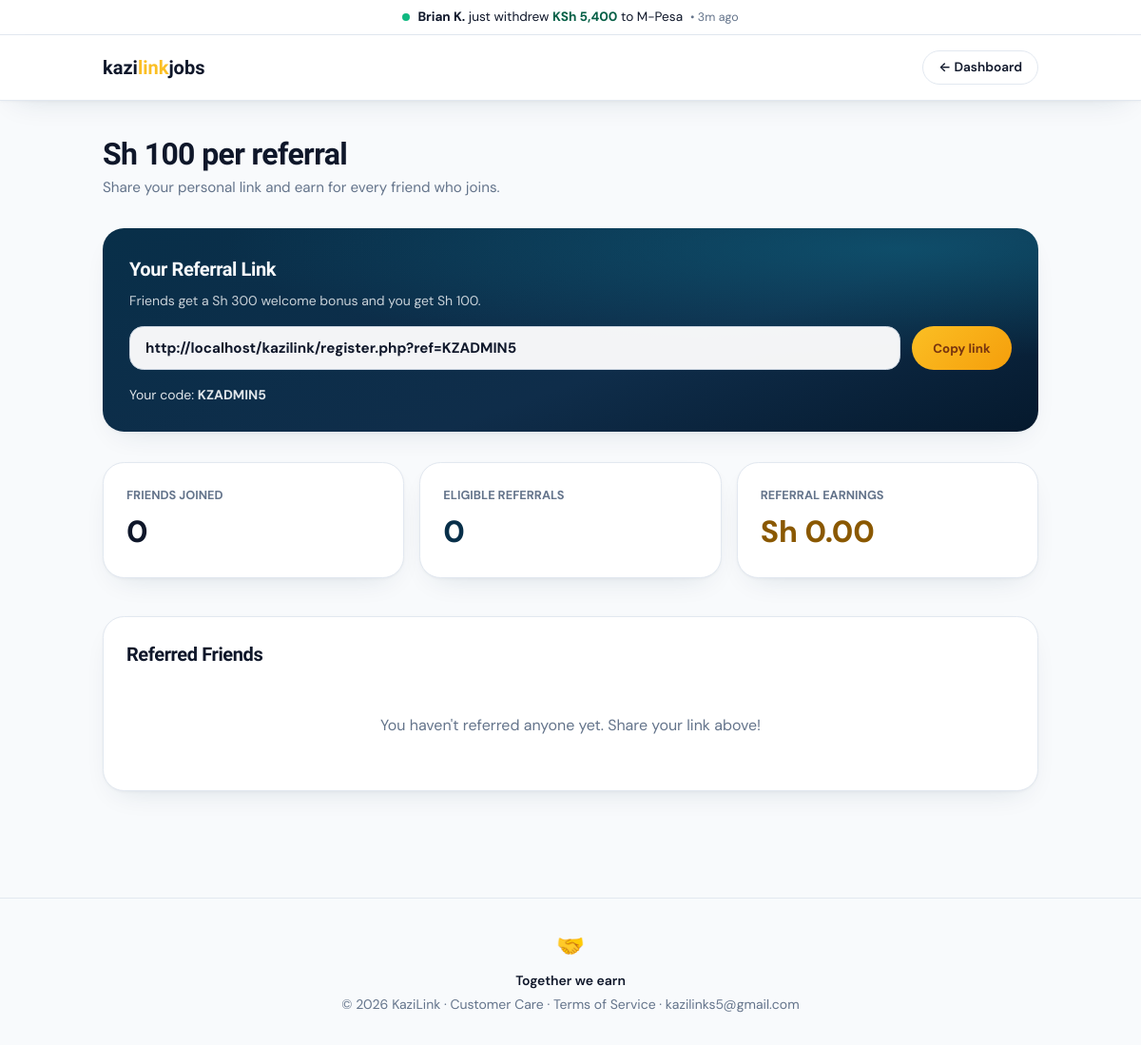
Page /referrals.php (signed in) on the committed database.
### tables this page shows
CREATE TABLE `users` (
  `id` INT UNSIGNED AUTO_INCREMENT PRIMARY KEY,
  `name` VARCHAR(100) NULL,
  `email` VARCHAR(191) NOT NULL UNIQUE,
  `phone` VARCHAR(30) NOT NULL UNIQUE,
  `password_hash` VARCHAR(255) NOT NULL,
  `referral_code` VARCHAR(20) NOT NULL UNIQUE,
  `email_verified` TINYINT(1) NOT NULL DEFAULT 1,
  `verification_token` VARCHAR(64) NULL,
  `verification_code` CHAR(6) NULL,
  `verification_expires_at` DATETIME NULL,
  `status` ENUM('active', 'suspended', 'pending') NOT NULL DEFAULT 'active',
  `created_at` DATETIME NOT NULL DEFAULT CURRENT_TIMESTAMP,
  `updated_at` DATETIME NOT NULL DEFAULT CURRENT_TIMESTAMP ON UPDATE CURRENT_TIMESTAMP,
  INDEX `idx_users_email` (`email`),
  INDEX `idx_users_phone` (`phone`),
  INDEX `idx_users_referral_code` (`referral_code`),
  INDEX `idx_users_verification_token` (`verification_token`)
);

### includes/functions.php (called while the page is built, shortened)
<?php
function getSetting(string $key, $default = null): ?string {
    static $settingsCache = null;
    $db = getDB();
    if ($settingsCache === null) {
        $stmt = $db->query("SELECT setting_key, setting_value FROM settings");
        $settingsCache = [];
        while ($row = $stmt->fetch()) {
            $settingsCache[$row['setting_key']] = $row['setting_value'];
        }
    }
    return $settingsCache[$key] ?? $default;
}
function e(?string $string): string {
    return htmlspecialchars($string ?? '', ENT_QUOTES, 'UTF-8');
}

### includes/auth.php (called while the page is built, shortened)
<?php
require_once __DIR__ . '/functions.php';
function isLoggedIn(): bool {
    return !empty($_SESSION['user_id']);
}
function getLoggedInUser(): ?array {
    static $currentUser = null;
    if ($currentUser === null) {
        $db = getDB();
        $stmt = $db->prepare("SELECT id, name, email, phone, referral_code, email_verified, status, created_at FROM users WHERE id = ?");
        $stmt->execute([$_SESSION['user_id']]);
        $user = $stmt->fetch();
        $currentUser = $user;
    }
    return $currentUser;
}
function requireAuth(bool $requireVerified = false): void {
    $user = getLoggedInUser();
}

### referrals.php (the view, shortened to what this page needs)
<?php
require_once __DIR__ . '/includes/auth.php';
requireAuth();
$user = getLoggedInUser();
require_once __DIR__ . '/includes/header.php';
$referralReward = (float)getSetting('referral_reward', '100.00');
$stmt = $db->prepare("
    SELECT r.*, u.name, u.email, u.phone, u.created_at as registered_date,
           (SELECT COUNT(*) FROM user_level_progress ulp WHERE ulp.user_id = u.id AND ulp.status = 'completed') as completed_levels
    FROM referrals r
    JOIN users u ON r.referred_id = u.id
    WHERE r.referrer_id = ?
    ORDER BY r.created_at DESC
");
$stmt->execute([$user['id']]);
$referrals = $stmt->fetchAll();
$totalInvited = count($referrals);
$totalRewarded = 0;
$totalEarnings = 0.00;
$refLink = BASE_URL . "/register.php?ref=" . urlencode($user['referral_code']);
?>
<div class="surface" style="border-radius: 0; border-top: none; border-left: none; border-right: none; margin-bottom: 2rem;">
  <div style="max-width: 64rem; margin: 0 auto; padding: 1rem 1.25rem; display: flex; align-items: center; justify-content: space-between;">
    <a href="<?= BASE_URL ?>/index.php" style="font-family: var(--font-display); font-size: 1.25rem; font-weight: 800;">
      kazi<span class="text-accent">link</span>jobs
    </a>
    <a href="<?= BASE_URL ?>/dashboard.php" class="btn btn-ghost" style="padding: 0.4rem 1rem; font-size: 0.85rem;">
      &larr; Dashboard
    </a>
  </div>
</div>
<div style="max-width: 64rem; margin: 0 auto; padding: 0 1.25rem 4rem;">
  <div style="margin-bottom: 2rem;">
    <h1 style="font-size: 2rem; font-weight: 800;">Sh <?= (int)$referralReward ?> per referral</h1>
    <p style="color: var(--muted-foreground); font-size: 0.95rem;">
      Share your personal link and earn for every friend who joins.
    </p>
  </div>
  <div class="surface" style="padding: 1.75rem; background: var(--gradient-hero); color: var(--ink-foreground); border: none; margin-bottom: 2rem;">
    <h3 style="font-size: 1.25rem; font-weight: 800; margin-bottom: 0.5rem;">Your Referral Link</h3>
    <p style="opacity: 0.8; font-size: 0.875rem; margin-bottom: 1rem;">
      Friends get a Sh 300 welcome bonus and you get Sh 100.
    </p>
    <div style="display: flex; gap: 0.75rem; flex-wrap: wrap;">
      <input type="text" id="refLinkInput" class="field" value="<?= e($refLink) ?>" readonly style="background: rgba(255,255,255,0.95); font-weight: 700; color: var(--foreground); flex: 1; min-width: 250px;">
      <button type="button" class="btn btn-gold" data-copy="<?= e($refLink) ?>">
        Copy link
      </button>
    </div>
    <div style="margin-top: 1rem; font-size: 0.875rem; opacity: 0.9;">
      Your code: <strong><?= e($user['referral_code']) ?></strong>
    </div>
  </div>
  <div style="display: grid; grid-template-columns: repeat(auto-fit, minmax(220px, 1fr)); gap: 1rem; margin-bottom: 2.5rem;">
    <div class="surface" style="padding: 1.5rem;">
      <div style="font-size: 0.8rem; text-transform: uppercase; font-weight: 700; color: var(--muted-foreground);">Friends Joined</div>
      <div style="font-size: 2rem; font-weight: 800; margin-top: 0.25rem;"><?= $totalInvited ?></div>
    </div>
    <div class="surface" style="padding: 1.5rem;">
      <div style="font-size: 0.8rem; text-transform: uppercase; font-weight: 700; color: var(--muted-foreground);">Eligible Referrals</div>
      <div style="font-size: 2rem; font-weight: 800; color: var(--primary); margin-top: 0.25rem;"><?= $totalRewarded ?></div>
    </div>
    <div class="surface" style="padding: 1.5rem;">
      <div style="font-size: 0.8rem; text-transform: uppercase; font-weight: 700; color: var(--muted-foreground);">Referral Earnings</div>
      <div style="font-size: 2rem; font-weight: 800; color: oklch(50% 0.15 85); margin-top: 0.25rem;">Sh <?= number_format($totalEarnings, 2) ?></div>
    </div>
  </div>
  <div class="surface" style="padding: 1.5rem;">
    <h2 style="font-size: 1.25rem; font-weight: 800; margin-bottom: 1rem;">Referred Friends</h2>
    <?php if (empty($referrals)): ?>
      <p style="text-align: center; padding: 2rem; color: var(--muted-foreground);">You haven't referred anyone yet. Share your link above!</p>
    <?php endif; ?>
  </div>
</div>
<?php require_once __DIR__ . '/includes/footer.php'; ?>

### assets/css/style.css (style rules this page uses)
:root { --font-sans: "DM Sans", -apple-system, BlinkMacSystemFont, "Segoe UI", Roboto, sans-serif; --font-display: "Bricolage Grotesque", -apple-system, BlinkMacSystemFont, "Segoe UI", sans-serif; --radius: 0.9rem; --radius-lg: var(--radius); --radius-2xl: calc(var(--radius) + 8px); --primary: #082F49; --primary-hover: #0F2D4A; --primary-light: #e0f2fe; --primary-foreground: #ffffff; --secondary: #f0f9ff; --secondary-foreground: #082F49; --background: #f8fafc; --foreground: #0f172a; --card: #ffffff; --card-foreground: #0f172a; --muted: #f1f5f9; --muted-foreground: #64748b; --accent: #f59e0b; --accent-foreground: #78350f; --destructive: #ef4444; --border: #e2e8f0; --input: #cbd5e1; --ring: #082F49; --ink: #071e33; --ink-foreground: #f8fafc; --gradient-hero: radial-gradient(120% 90% at 85% 10%, rgba(14, 116, 144, 0.45), transparent 60%), linear-gradient(160deg, #082F49 0%, #0F2D4A 60%, #05192d 100%); --gradient-gold: linear-gradient(135deg, #fbbf24 0%, #f59e0b 100%); --shadow-card: 0 1px 3px rgba(15, 23, 42, 0.04), 0 12px 32px -16px rgba(8, 47, 73, 0.16); }
*, *::before, *::after { box-sizing: border-box; margin: 0; padding: 0; }
body { background-color: var(--background); color: var(--foreground); font-family: var(--font-sans); line-height: 1.5; -webkit-font-smoothing: antialiased; }
h1, h2, h3, h4, .font-display { font-family: var(--font-display); letter-spacing: -0.02em; }
a { color: inherit; text-decoration: none; }
.surface { background: var(--card); border: 1px solid var(--border); border-radius: var(--radius-2xl); box-shadow: var(--shadow-card); }
.text-accent { color: #fbbf24; }
.btn { border-radius: 999px; justify-content: center; align-items: center; gap: 0.5rem; padding: 0.75rem 1.4rem; font-weight: 600; display: inline-flex; border: none; cursor: pointer; transition: transform 0.15s, opacity 0.15s, background 0.15s; font-family: var(--font-sans); text-align: center; }
.btn-gold { background: var(--gradient-gold); color: #78350f; font-weight: 700; }
.btn-ghost { border: 1px solid var(--border); color: var(--foreground); background: transparent; }
.field, .form-control { border: 1px solid var(--input); background: var(--card); border-radius: var(--radius-lg); outline: none; width: 100%; padding: 0.75rem 1rem; font-family: inherit; font-size: 0.95rem; color: var(--foreground); }

### rows in the picture
users: referral_code "http://localhost/kazilink/register.php?ref=KZADMIN5", referral_code "KZADMIN5"

### other values in the picture
$referralReward "100"
$totalInvited "0"
$totalRewarded "0"
$totalEarnings "0.00"
$supportEmail "kazilinks5@gmail.com"
